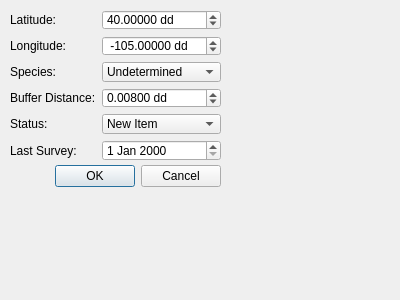
<?xml version="1.0" encoding="UTF-8"?>
<ui version="4.0">
 <class>New_RaptorDialogBase</class>
 <widget class="QDialog" name="New_RaptorDialogBase">
  <property name="geometry">
   <rect>
    <x>0</x>
    <y>0</y>
    <width>400</width>
    <height>300</height>
   </rect>
  </property>
  <property name="windowTitle">
   <string>Add_New_Raptor</string>
  </property>
  <widget class="QDialogButtonBox" name="button_box">
   <property name="geometry">
    <rect>
     <x>-120</x>
     <y>160</y>
     <width>341</width>
     <height>32</height>
    </rect>
   </property>
   <property name="orientation">
    <enum>Qt::Horizontal</enum>
   </property>
   <property name="standardButtons">
    <set>QDialogButtonBox::Cancel|QDialogButtonBox::Ok</set>
   </property>
  </widget>
  <widget class="QWidget" name="formLayoutWidget">
   <property name="geometry">
    <rect>
     <x>10</x>
     <y>10</y>
     <width>211</width>
     <height>151</height>
    </rect>
   </property>
   <layout class="QFormLayout" name="formLayout">
    <item row="0" column="0">
     <widget class="QLabel" name="latitudeLabel">
      <property name="text">
       <string>Latitude:</string>
      </property>
     </widget>
    </item>
    <item row="0" column="1">
     <widget class="QDoubleSpinBox" name="spbLatitude">
      <property name="suffix">
       <string> dd</string>
      </property>
      <property name="decimals">
       <number>5</number>
      </property>
      <property name="minimum">
       <double>-90.000000000000000</double>
      </property>
      <property name="maximum">
       <double>90.000000000000000</double>
      </property>
      <property name="singleStep">
       <double>0.001000000000000</double>
      </property>
      <property name="value">
       <double>40.000000000000000</double>
      </property>
     </widget>
    </item>
    <item row="1" column="0">
     <widget class="QLabel" name="longitudeLabel">
      <property name="text">
       <string>Longitude:</string>
      </property>
     </widget>
    </item>
    <item row="1" column="1">
     <widget class="QDoubleSpinBox" name="spbLongitude">
      <property name="prefix">
       <string> </string>
      </property>
      <property name="suffix">
       <string> dd</string>
      </property>
      <property name="decimals">
       <number>5</number>
      </property>
      <property name="minimum">
       <double>-180.000000000000000</double>
      </property>
      <property name="maximum">
       <double>180.000000000000000</double>
      </property>
      <property name="singleStep">
       <double>0.001000000000000</double>
      </property>
      <property name="value">
       <double>-105.000000000000000</double>
      </property>
     </widget>
    </item>
    <item row="2" column="0">
     <widget class="QLabel" name="speciesLable">
      <property name="text">
       <string>Species:</string>
      </property>
     </widget>
    </item>
    <item row="2" column="1">
     <widget class="QComboBox" name="cmbSpecies">
      <item>
       <property name="text">
        <string>Undetermined</string>
       </property>
      </item>
      <item>
       <property name="text">
        <string>Red-tail Hawk</string>
       </property>
      </item>
      <item>
       <property name="text">
        <string> Swainsons Hawk</string>
       </property>
      </item>
      <item>
       <property name="text">
        <string>Northern Harrier</string>
       </property>
      </item>
     </widget>
    </item>
    <item row="3" column="0">
     <widget class="QLabel" name="bufferDistanceLabel">
      <property name="text">
       <string>Buffer Distance:</string>
      </property>
     </widget>
    </item>
    <item row="3" column="1">
     <widget class="QDoubleSpinBox" name="spbBuffer">
      <property name="suffix">
       <string> dd</string>
      </property>
      <property name="decimals">
       <number>5</number>
      </property>
      <property name="maximum">
       <double>0.100000000000000</double>
      </property>
      <property name="singleStep">
       <double>0.001000000000000</double>
      </property>
      <property name="value">
       <double>0.008000000000000</double>
      </property>
     </widget>
    </item>
    <item row="4" column="0">
     <widget class="QLabel" name="statusLabel">
      <property name="text">
       <string>Status:</string>
      </property>
     </widget>
    </item>
    <item row="4" column="1">
     <widget class="QComboBox" name="cmbStatus">
      <item>
       <property name="text">
        <string>New Item</string>
       </property>
      </item>
      <item>
       <property name="text">
        <string>UNDETERMINED</string>
       </property>
      </item>
      <item>
       <property name="text">
        <string>ACTIVE NEST</string>
       </property>
      </item>
      <item>
       <property name="text">
        <string>INACTIVE NEST</string>
       </property>
      </item>
      <item>
       <property name="text">
        <string>FLEDEGED NEST</string>
       </property>
      </item>
     </widget>
    </item>
    <item row="5" column="0">
     <widget class="QLabel" name="lastSurveyLabel">
      <property name="text">
       <string>Last Survey:</string>
      </property>
     </widget>
    </item>
    <item row="5" column="1">
     <widget class="QDateEdit" name="dteLast"/>
    </item>
   </layout>
  </widget>
 </widget>
 <resources/>
 <connections>
  <connection>
   <sender>button_box</sender>
   <signal>accepted()</signal>
   <receiver>New_RaptorDialogBase</receiver>
   <slot>accept()</slot>
   <hints>
    <hint type="sourcelabel">
     <x>20</x>
     <y>20</y>
    </hint>
    <hint type="destinationlabel">
     <x>20</x>
     <y>20</y>
    </hint>
   </hints>
  </connection>
  <connection>
   <sender>button_box</sender>
   <signal>rejected()</signal>
   <receiver>New_RaptorDialogBase</receiver>
   <slot>reject()</slot>
   <hints>
    <hint type="sourcelabel">
     <x>20</x>
     <y>20</y>
    </hint>
    <hint type="destinationlabel">
     <x>20</x>
     <y>20</y>
    </hint>
   </hints>
  </connection>
 </connections>
</ui>
